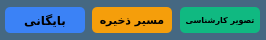
    <widget class="QFrame" name="frame_10">
     <property name="geometry">
      <rect>
       <x>276</x>
       <y>360</y>
       <width>266</width>
       <height>40</height>
      </rect>
     </property>
     <property name="autoFillBackground">
      <bool>false</bool>
     </property>
     <property name="styleSheet">
      <string notr="true">background-color: #456882;
border-radius: 10px;</string>
     </property>
     <property name="frameShape">
      <enum>QFrame::Shape::StyledPanel</enum>
     </property>
     <property name="frameShadow">
      <enum>QFrame::Shadow::Raised</enum>
     </property>
     <widget class="QPushButton" name="save_dir_btn">
      <property name="geometry">
       <rect>
        <x>92</x>
        <y>7</y>
        <width>80</width>
        <height>26</height>
       </rect>
      </property>
      <property name="font">
       <font>
        <family>IRANSansDN</family>
        <pointsize>8</pointsize>
        <bold>true</bold>
       </font>
      </property>
      <property name="styleSheet">
       <string notr="true">background-color: rgb(245, 158, 11);
border-radius: 5px;</string>
      </property>
      <property name="text">
       <string>مسیر ذخیره</string>
      </property>
      <property name="icon">
       <iconset theme="QIcon::ThemeIcon::FolderOpen"/>
      </property>
     </widget>
     <widget class="QPushButton" name="save_btn">
      <property name="geometry">
       <rect>
        <x>5</x>
        <y>7</y>
        <width>80</width>
        <height>26</height>
       </rect>
      </property>
      <property name="font">
       <font>
        <family>IRANSansDN</family>
        <bold>true</bold>
       </font>
      </property>
      <property name="styleSheet">
       <string notr="true">background-color: #3B82F6;
border-radius: 5px;</string>
      </property>
      <property name="text">
       <string>بایگانی</string>
      </property>
      <property name="icon">
       <iconset theme="QIcon::ThemeIcon::DocumentSave"/>
      </property>
     </widget>
     <widget class="QPushButton" name="checkpoint_img_btn">
      <property name="geometry">
       <rect>
        <x>180</x>
        <y>7</y>
        <width>80</width>
        <height>26</height>
       </rect>
      </property>
      <property name="font">
       <font>
        <family>IRANSansDN</family>
        <pointsize>6</pointsize>
        <bold>true</bold>
       </font>
      </property>
      <property name="styleSheet">
       <string notr="true">background-color: #10B981;
border-radius: 5px;</string>
      </property>
      <property name="text">
       <string>تصویر کارشناسی</string>
      </property>
      <property name="icon">
       <iconset theme="QIcon::ThemeIcon::CameraPhoto"/>
      </property>
     </widget>
    </widget>
